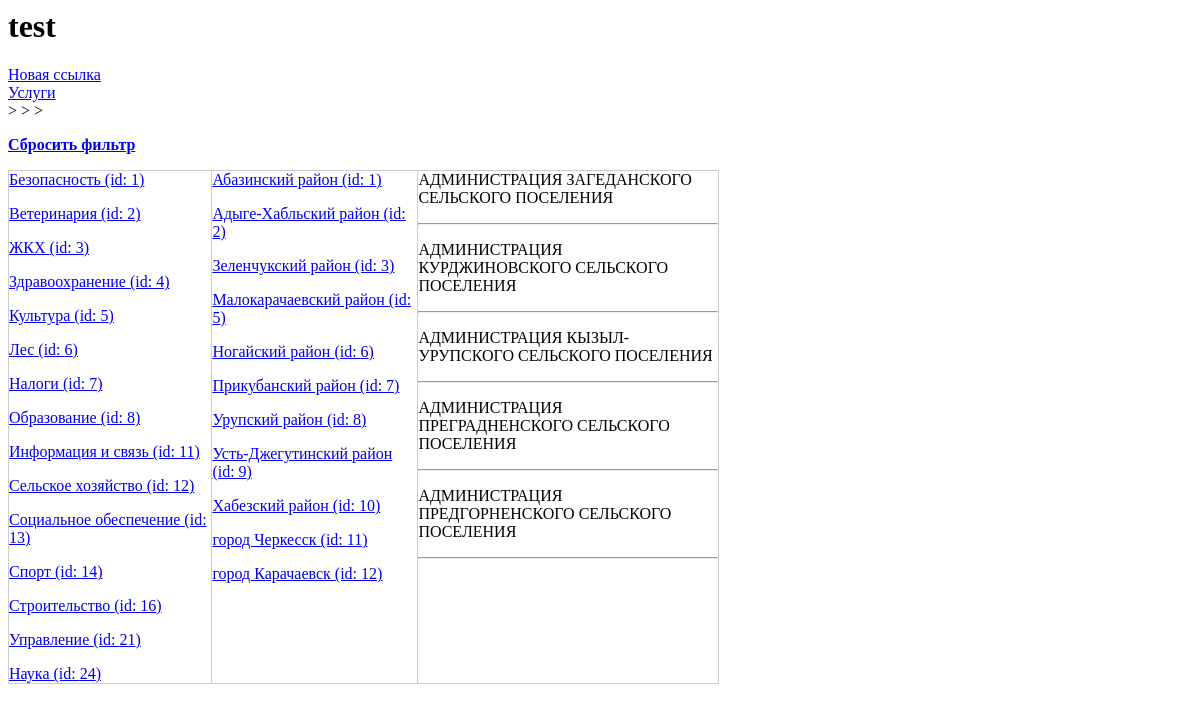
The page / on the database its author committed.
### rep_test_00/models.py (models this page shows, shortened)
class Otrasl(models.Model):
	name = models.CharField(max_length=50, verbose_name='Наименование')
	class Meta:
		verbose_name_plural = 'Отрасли'
		verbose_name = 'Отрасль'

class GorRayon(models.Model):
	region = models.ForeignKey(Regions, null=True, on_delete=models.PROTECT, verbose_name='Регион')
	name = models.CharField(max_length=50, verbose_name='Наименование')
	class Meta:
		verbose_name_plural = 'Города и(или) Районы'
		verbose_name = 'Город и(или) Район'

class Org(models.Model):
	otrasl = models.ForeignKey(Otrasl, null=True, on_delete=models.PROTECT, verbose_name='Отрасль')
	pod_otrasl = ChainedForeignKey(
        PodOtrasl,
        chained_field='otrasl',
        chained_model_field='otrasl',
        show_all=False,
        auto_choose=True,
        null=True,
        verbose_name='Подотрасль')
	region = models.ForeignKey(Regions, null=True, on_delete=models.PROTECT, verbose_name='Регион')
	rayon = ChainedForeignKey(
        GorRayon,
        chained_field='region',
        chained_model_field='region',
        show_all=False,
        auto_choose=True,
        null=True,
        verbose_name='Район')
	nsp = ChainedForeignKey(
        Nsp,
        chained_field='rayon',
        chained_model_field='rayon',
        show_all=False,
        auto_choose=True,
        null=True,
        verbose_name='Населенный пункт')
	inn = models.CharField(max_length=12, null=True, blank=True, verbose_name='ИНН')
	name = models.CharField(max_length=300, verbose_name='Наименование')
	name_short = models.CharField(null=True, max_length=300, verbose_name='Сокращенное наименование')
	okved = models.CharField(null=True, blank=True, max_length=8, verbose_name='ОКВЭД')
	okved_name = models.CharField(null=True, blank=True, max_length=500, verbose_name='ОКВЭД наименование')
	class Meta:
		verbose_name_plural = 'Организации'
		verbose_name = 'Организация'

### rep_test_00/views.py (the view)
# urls.py: path('', index),
def index(request):
	Rayons = GorRayon.objects.filter(org__rayon__gt=0).distinct()
	Nsps = Nsp.objects.filter(org__nsp__gt=0).distinct()
	Otrasls = Otrasl.objects.filter(org__otrasl__gt=0).distinct()
	PodOtrasls = PodOtrasl.objects.filter(org__pod_otrasl__gt=0).distinct()
	Orgs = Org.objects.all()[:5]
	context = {'Rayons':Rayons, 'Nsps':Nsps, 'Otrasls':Otrasls, 'PodOtrasls':PodOtrasls, 'me_otr':ME_OTRASL_ID, 'me_podotr':ME_PODOTRASL_ID, 'me_ray': ME_RAYON_ID, 'me_nsp':ME_NSP_ID, 'Orgs':Orgs }
	return render(request, 'org_selector/index_1.html', context)

### rep_test_00/templates/org_selector/index_1.html (shortened to what this page needs)
{% load static %}
<html>
<head>
	<link rel="stylesheet" href="{% static 'org_selector/style.css'%}">
</head>
<body>
	<h1>test</h1>
	<div>
		<a href="/0/0/0/0/0/">Новая ссылка</a>
		<br>
		<a href="/uslugi/0/0/">Услуги</a>
	</div>
	<div>
		{{ test.0 }} > {{ test.1 }} > {{ test.2 }} > {{ test.3 }}
		<p><a href="/0/0/0/0/"><strong>Сбросить фильтр</strong></a></p>
	</div>
	<div class="d-table">
	<div class="d-tr">
	<div class="d-td">
	{% for otrasl in Otrasls %}
		<p><a href="/{{otrasl.id}}/0/{{me_ray}}/{{me_nsp}}/">{{ otrasl.name }} (id: {{ otrasl.id }})</a></p>
	{% endfor %}
	</div>
	<div class="d-td">
	{% for rayon in Rayons %}
		<p><a href="/{{me_otr}}/{{me_podotr}}/{{rayon.id}}/0/">{{ rayon.name }} (id: {{ rayon.id }})</a></p>
	{% endfor %}
	</div>
	<div class="d-td basic">
		{% if Orgs.count > 0 %}
		{% for org in Orgs %}
			<p>{{ org.name }}</p>
			<hr>
		{% endfor %}
		{% else %}
			<p><strong><em>Нет данных ({{ test.0 }} > {{ test.1 }} > {{ test.2 }} > {{ test.3 }})!</em></strong></p>
		{% endif %}
	</div>
	</div>
	</div>
</body>
</html>

### rep_test_00/static/org_selector/style.css (style rules this page uses)
.d-table { display: table; width: 60%; border-collapse: collapse; }
.d-tr { display: table-row; }
.d-td { display: table-cell; border: none; border: 1px solid #ccc; }
.basic { width: 300px; }

### rows shown on the page
Otrasl: name "Безопасность", id "1"
Otrasl: name "Ветеринария", id "2"
Otrasl: name "ЖКХ", id "3"
Otrasl: name "Здравоохранение", id "4"
Otrasl: name "Культура", id "5"
Otrasl: name "Лес", id "6"
Otrasl: name "Налоги", id "7"
Otrasl: name "Образование", id "8"
Otrasl: name "Информация и связь", id "11"
Otrasl: name "Сельское хозяйство", id "12"
Otrasl: name "Социальное обеспечение", id "13"
Otrasl: name "Спорт", id "14"
Otrasl: name "Строительство", id "16"
Otrasl: name "Управление", id "21"
Otrasl: name "Наука", id "24"
GorRayon: name "Абазинский район", id "1"
GorRayon: name "Адыге-Хабльский район", id "2"
GorRayon: name "Зеленчукский район", id "3"
GorRayon: name "Малокарачаевский район", id "5"
GorRayon: name "Ногайский район", id "6"
GorRayon: name "Прикубанский район", id "7"
GorRayon: name "Урупский район", id "8"
GorRayon: name "Усть-Джегутинский район", id "9"
GorRayon: name "Хабезский район", id "10"
GorRayon: name "город Черкесск", id "11"
GorRayon: name "город Карачаевск", id "12"
Org: name "АДМИНИСТРАЦИЯ ЗАГЕДАНСКОГО СЕЛЬСКОГО ПОСЕЛЕНИЯ"
Org: name "АДМИНИСТРАЦИЯ КУРДЖИНОВСКОГО СЕЛЬСКОГО ПОСЕЛЕНИЯ"
Org: name "АДМИНИСТРАЦИЯ КЫЗЫЛ-УРУПСКОГО СЕЛЬСКОГО ПОСЕЛЕНИЯ"
Org: name "АДМИНИСТРАЦИЯ ПРЕГРАДНЕНСКОГО СЕЛЬСКОГО ПОСЕЛЕНИЯ"
Org: name "АДМИНИСТРАЦИЯ ПРЕДГОРНЕНСКОГО СЕЛЬСКОГО ПОСЕЛЕНИЯ"
